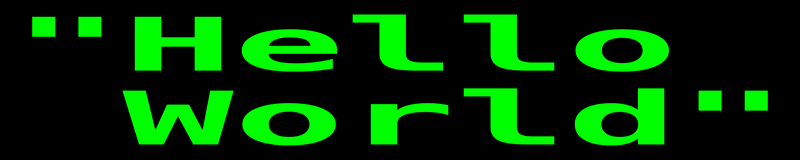
#> input picture tools/test_image.png, 800 x 160 px
$ python display_test.py
#> lines starting #> are read from the running program, lines starting #| are printed output that depends on the picture
#!/usr/bin/env python3
"""
Push 3 Display Test Tool
Simple tool to display the test image on Push 3 hardware.
"""

import sys
import os
import struct
from pathlib import Path
from PIL import Image

try:
    import usb.core
    import usb.util
except ImportError:
    print("Error: pyusb module not found.")
    print("Install dependencies:")
    print("  macOS: brew install libusb && pip install pyusb pillow")
    print("  Linux: sudo apt install libusb-1.0-0-dev && pip install pyusb pillow")
    sys.exit(1)

# Push 3 USB identifiers
VENDOR_ID = 0x2982
PRODUCT_ID = 0x1969

# Protocol constants
FRAME_HEADER = bytes([
    0xFF, 0xCC, 0xAA, 0x88,
    0x00, 0x00, 0x00, 0x00,
    0x00, 0x00, 0x00, 0x00,
    0x00, 0x00, 0x00, 0x00
])
XOR_PATTERN = [0xE7, 0xF3, 0xE7, 0xFF]

# Display specifications
DISPLAY_WIDTH = 960
DISPLAY_HEIGHT = 160
LINE_PADDING = 128
CHUNK_SIZE = 16384


class Push3Display:
    """Simple Push 3 USB display controller"""

    def __init__(self, debug=False):
#> (the call stopped at in connect, `self.device = usb.core.find(idVendor=VENDOR_ID, idProduct=PRODUCT_ID)`: usb is not available in this run)
        self.device = None
        self.debug = debug

    def connect(self):
        """Find and connect to Push 3 device"""
        if self.debug:
            print("Searching for Push 3 device...")

        self.device = usb.core.find(idVendor=VENDOR_ID, idProduct=PRODUCT_ID)
        if self.device is None:
            raise RuntimeError("Push 3 device not found. Make sure it's connected via USB.")

        if self.debug:
            print(f"Found Push 3: {self.device}")

        # Configure device
        try:
            self.device.set_configuration()
            if self.debug:
                print("Device configured successfully")
        except Exception as e:
            raise RuntimeError(f"Failed to configure device: {e}")

    def prepare_image(self, image_path):
        """Load and prepare image for Push 3 display"""
#> called with image_path = 'tools/test_image.png'
        if self.debug:
            print(f"Loading image: {image_path}")

        # Load and resize image
        img = Image.open(image_path)
#> img is the input picture: PIL image 800x160 RGBA; mean R, G, B, A 0, 51.9, 0, 255
        img = img.resize((DISPLAY_WIDTH, DISPLAY_HEIGHT), Image.LANCZOS)
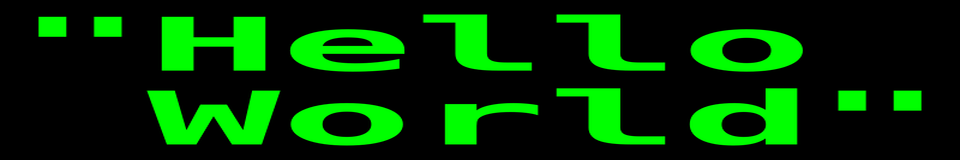
#> img: PIL image 960x160 RGBA; mean R, G, B, A 0, 51.9, 0, 255
        img = img.convert('RGB')
#> img: PIL image 960x160 RGB

        if self.debug:
            print(f"Image resized to {DISPLAY_WIDTH}x{DISPLAY_HEIGHT}")

        # Convert to RGB565 framebuffer
        framebuffer = bytearray()

        for y in range(DISPLAY_HEIGHT):
            line_data = bytearray()

            # Convert pixels to RGB565
            for x in range(DISPLAY_WIDTH):
                r, g, b = img.getpixel((x, y))
                rgb565 = self.rgb888_to_rgb565(r, g, b)
                line_data.extend(struct.pack('<H', rgb565))

            # Add line padding
            line_data.extend(bytes(LINE_PADDING))
            framebuffer.extend(line_data)

        return bytes(framebuffer)

    def rgb888_to_rgb565(self, r, g, b):
        """Convert 24-bit RGB to 16-bit RGB565"""
        r5 = (r >> 3) & 0x1F
        g6 = (g >> 2) & 0x3F
        b5 = (b >> 3) & 0x1F
        return (r5 << 11) | (g6 << 5) | b5

    def encrypt_framebuffer(self, data):
        """Apply XOR encryption to framebuffer data"""
        encrypted = bytearray(data)
        for i in range(len(encrypted)):
            encrypted[i] ^= XOR_PATTERN[i % 4]
        return bytes(encrypted)

    def send_frame(self, framebuffer):
        """Send complete frame to Push 3 display"""
        if not self.device:
            raise RuntimeError("Device not connected. Call connect() first.")

        if self.debug:
            print("Sending frame header...")

        # Send frame header
        self.device.write(0x01, FRAME_HEADER)

        # Encrypt framebuffer
        encrypted = self.encrypt_framebuffer(framebuffer)

        if self.debug:
            print(f"Sending {len(encrypted)} bytes in {CHUNK_SIZE}-byte chunks...")

        # Send framebuffer in chunks
        bytes_sent = 0
        for i in range(0, len(encrypted), CHUNK_SIZE):
            chunk = encrypted[i:i + CHUNK_SIZE]
            self.device.write(0x01, chunk)
            bytes_sent += len(chunk)

            if self.debug and i % (CHUNK_SIZE * 5) == 0:  # Progress every 5 chunks
                progress = (bytes_sent / len(encrypted)) * 100
                print(f"Progress: {progress:.1f}%")

        if self.debug:
            print("Frame sent successfully!")

    def display_image(self, image_path):
        """Complete workflow: load image and display on Push 3"""
        framebuffer = self.prepare_image(image_path)
        self.send_frame(framebuffer)


def main():
    """Main function"""
    import argparse

    parser = argparse.ArgumentParser(
        description='Display test image on Push 3',
        epilog='This tool displays the test_image.png test image on your Push 3 device.'
    )
    parser.add_argument('--debug', '-d', action='store_true',
                       help='Enable debug output')

    args = parser.parse_args()

    # Find the test image
    script_dir = Path(__file__).parent
    test_image = script_dir / 'test_image.png'

    if not test_image.exists():
        print(f"Error: Test image not found at {test_image}")
        print("Make sure test_image.png is in the same directory as this script.")
        sys.exit(1)

    try:
        print("Push 3 Display Test Tool")
        print("=" * 30)

        if args.debug:
            print("Debug mode enabled")

        # Initialize display
        display = Push3Display(debug=args.debug)
        display.connect()

        print(f"Displaying test image: {test_image.name}")
        display.display_image(str(test_image))

        print("✓ Test image displayed successfully!")
        print("\nThe 'Hello World' image should now be visible on your Push 3 display.")

    except KeyboardInterrupt:
        print("\nOperation cancelled by user")
        sys.exit(1)
    except Exception as e:
        print(f"Error: {e}")
        if args.debug:
            import traceback
            traceback.print_exc()
#> (the run stopped early here; a loop or call above may not have finished)
